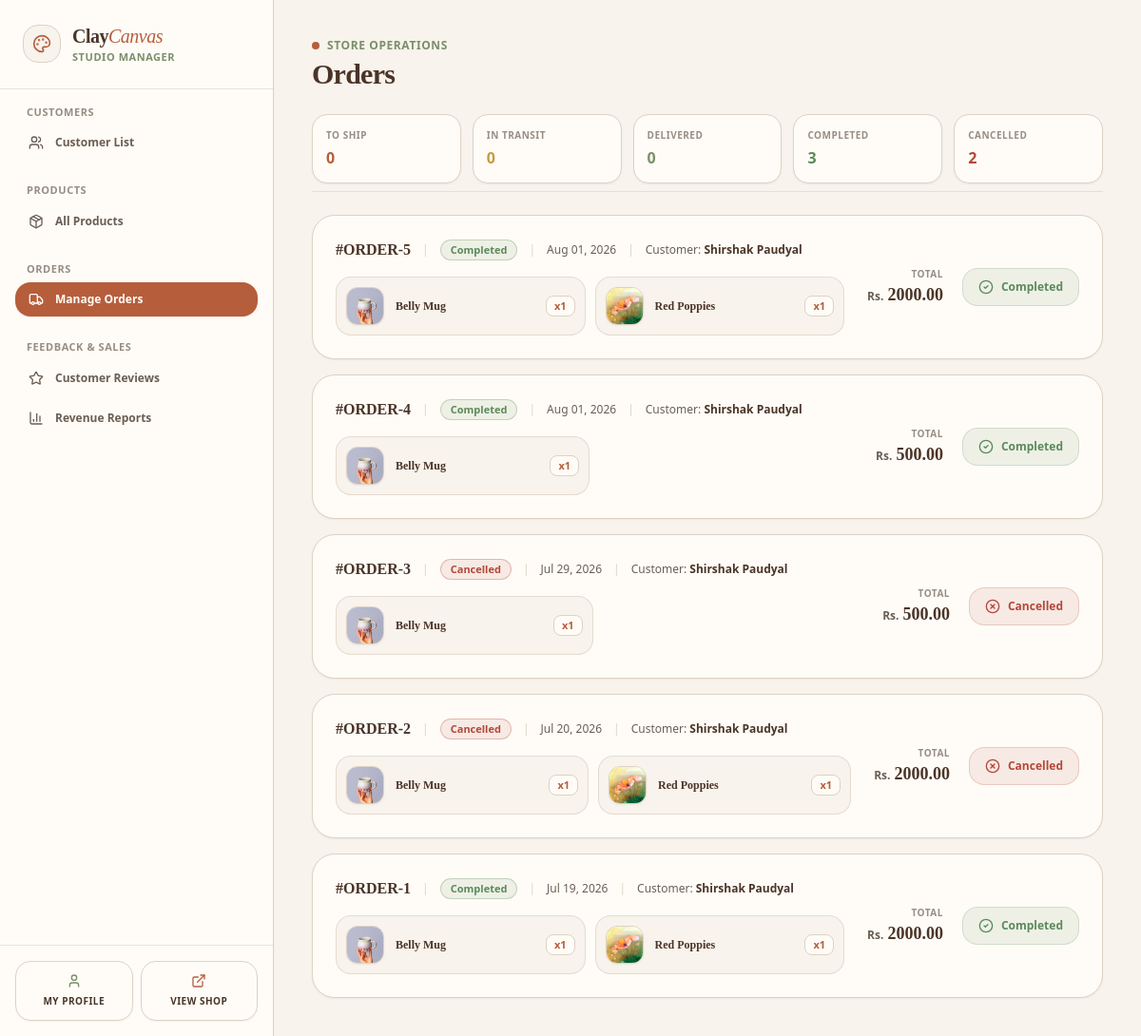
/dashboard/admin/?section=order-fulfillment (signed in), run on an earlier commit of the app's database.
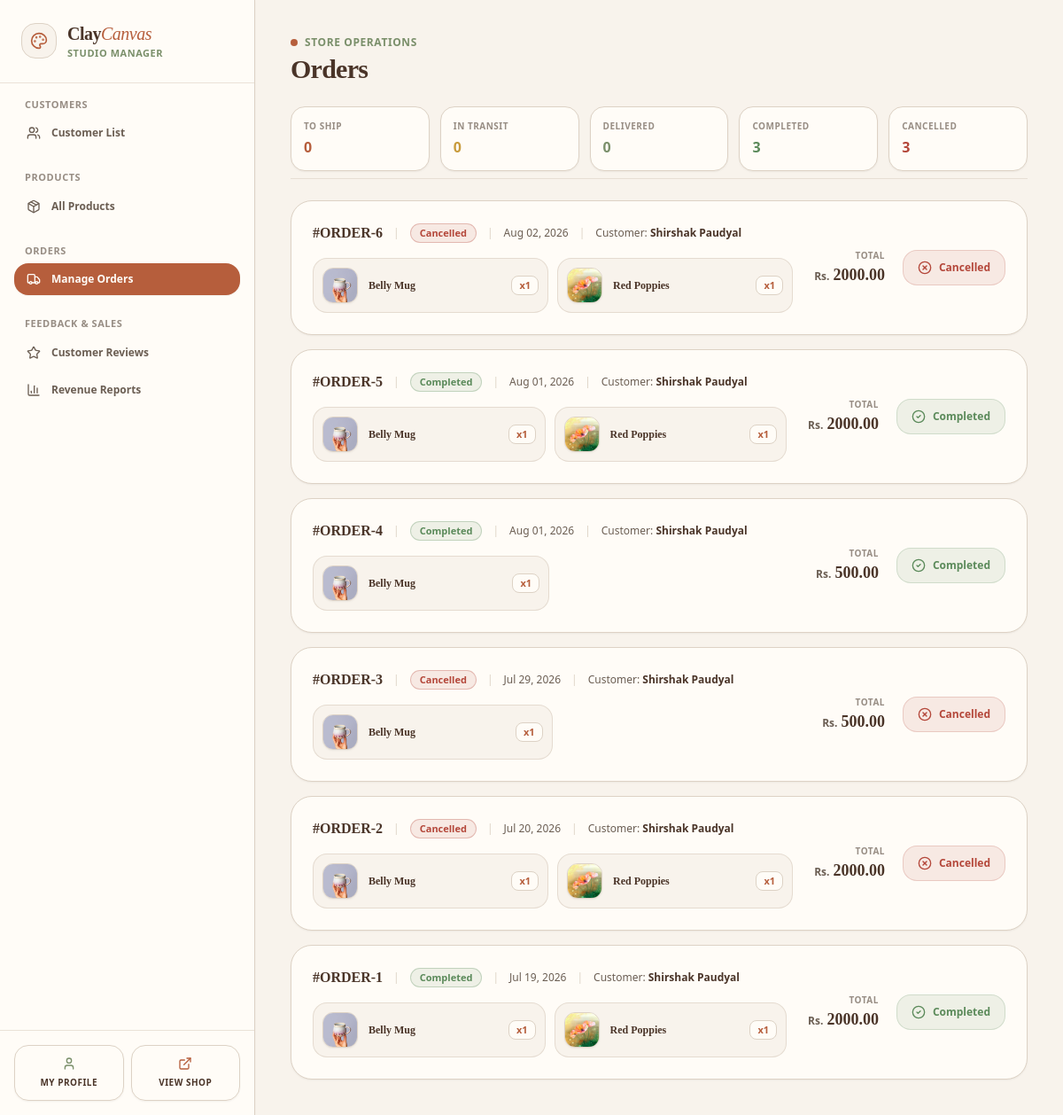
And on a later commit of the database.
### cc_app/models.py (models this page shows, shortened)
class Order(models.Model):
    class Status(models.TextChoices):
        CONFIRMED = 'confirmed', 'Order Confirmed'
        SHIPPING = 'shipping', 'In Transit'
        DELIVERED = 'delivered', 'Delivered'
        COMPLETED = 'completed', 'Completed'
        CANCELLED = 'cancelled', 'Cancelled'
    class PaymentMethod(models.TextChoices):
        ESEWA = 'esewa', 'eSewa'
        COD = 'cod', 'Cash on Delivery'
    customer = models.ForeignKey(User, on_delete=models.CASCADE, related_name='orders')
    total_amount = models.DecimalField(max_digits=12, decimal_places=2)
    status = models.CharField(max_length=20, choices=Status.choices, default=Status.CONFIRMED)
    transaction_id = models.CharField(max_length=100, blank=True, null=True, help_text="Payment provider tracking reference ID")
    shipping_address = models.TextField()
    payment_method = models.CharField(max_length=20, choices=PaymentMethod.choices, default=PaymentMethod.ESEWA)
    created_at = models.DateTimeField(auto_now_add=True)

class User(AbstractUser):
    phone = models.CharField(max_length=20, blank=True)
    address = models.TextField(blank=True)
    profile_picture = models.ImageField(upload_to='images/user/', blank=True, null=True)

class OrderItem(models.Model):
    order = models.ForeignKey(Order, on_delete=models.CASCADE, related_name='items')
    product = models.ForeignKey(Product, on_delete=models.CASCADE)
    price_at_purchase = models.DecimalField(max_digits=10, decimal_places=2)
    quantity = models.PositiveIntegerField(default=1)

class Product(models.Model):
    class Category(models.TextChoices):
        PAINTINGS = 'paintings', 'Original Paintings'
        POTTERY = 'pottery', 'Handmade Pottery'
        CERAMICS = 'ceramics', 'Sculptures & Ceramics'
        PRINTS = 'prints', 'Canvas & Fine Art Prints'
        ACCESSORIES = 'accessories', 'Art Supplies & Displays'
    name = models.CharField(max_length=255)
    category = models.CharField(max_length=30, choices=Category.choices)
    description = models.TextField(help_text="Detailed description of the artwork, dimensions, and materials used.")
    price = models.DecimalField(max_digits=10, decimal_places=2)
    stock = models.PositiveIntegerField(default=1, help_text="Set to 1 for unique, original one-off masterworks.")
    product_image = models.ImageField(upload_to='images/products/')
    is_active = models.BooleanField(default=True)
    created_at = models.DateTimeField(auto_now_add=True)

### cc_app/views/dashboard.py (the view)
# urls.py: path('dashboard/admin/', admin_dashboard_view, name='admin_dashboard'),
@login_required
def admin_dashboard_view(request):
    if not request.user.is_staff:
        messages.error(request, "You do not have permission to access the admin dashboard.")
        return redirect('/')
    section = request.GET.get('section', 'customer-management')
    context = {
        'section': section,
        'awaiting_dispatch_count': Order.objects.filter(status='confirmed').count(),
        'awaiting_delivery_count': Order.objects.filter(status='shipping').count(),
        'delivered_count': Order.objects.filter(status='delivered').count(),
        'completed_count': Order.objects.filter(status='completed').count(),
        'cancelled_count': Order.objects.filter(status='cancelled').count(),
        'total_gross_revenue': Order.objects.filter(status='completed').aggregate(total=models.Sum('total_amount'))['total'] or 0,
    }
    if section == 'customer-management':
        context['customers'] = User.objects.filter(is_staff=False).order_by('-date_joined')
    elif section == 'product-management':
        context['products'] = Product.objects.all().order_by('-created_at')
    elif section == 'order-fulfillment':
        context['orders'] = Order.objects.all().order_by('-created_at')
    elif section == 'product-reviews':
        context['reviews'] = Review.objects.all().order_by('-created_at')
    elif section == 'revenue-logs':
        context['revenue_logs'] = Order.objects.filter(status='completed').order_by('-created_at')
    return render(request,'dashboard/admin_dashboard.html', context)

### cc_app/templates/dashboard/admin_dashboard.html (shortened to what the changed rows need)
<!DOCTYPE html>
<html lang="en">
<head>
    {% load static %}
    <link href="{% static 'css/styles.css' %}" rel="stylesheet" />
</head>
<body class="bg-[#F8F3EC] flex flex-col md:flex-row min-h-screen font-sans text-[#6B5E53] antialiased selection:bg-[#B65E3C]/20 selection:text-[#B65E3C]">
    <aside class="w-full md:w-72 bg-[#FFFCF7] flex flex-col border-b md:border-b-0 md:border-r border-[#DDD2C5] shrink-0 z-30 shadow-sm">
        <div class="p-6 border-b border-[#DDD2C5]/60 flex items-center justify-between md:block">
            <div class="flex items-center gap-3">
                <div>
                    <h1 class="text-xl font-serif font-bold tracking-tight text-[#4A3428]">
                        Clay<span class="text-[#B65E3C] italic font-normal">Canvas</span>
                    </h1>
                </div>
            </div>
        </div>
    </aside>
    <main class="flex-grow flex flex-col h-auto md:h-screen overflow-y-auto bg-[#F8F3EC] p-4 sm:p-6 lg:p-10 custom-scrollbar">
        <div class="max-w-7xl w-full mx-auto">
            {% if section == 'customer-management' or not section %}
                {% include 'dashboard/admin/_customer_management.html' %}
            {% elif section == 'product-management' %}
                {% include 'dashboard/admin/_product_management.html' %}
            {% elif section == 'order-fulfillment' %}
                {% include 'dashboard/admin/_order_fulfillment.html' %}
            {% elif section == 'product-reviews' %}
                {% include 'dashboard/admin/_product_reviews.html' %}
            {% elif section == 'revenue-logs' %}
                {% include 'dashboard/admin/_revenue_logs.html' %}
            {% endif %}
        </div>
    </main>
</body>
</html>

### cc_app/templates/dashboard/admin/_order_fulfillment.html (shortened to what the changed rows need)
<div class="space-y-6">
    <div class="flex flex-col xl:flex-row xl:items-center justify-between gap-6 pb-2 border-b border-[#DDD2C5]/60">
        <div>
            <h1 class="text-2xl sm:text-3xl font-serif font-bold text-[#4A3428] tracking-tight">Orders</h1>
        </div>
        <div class="grid grid-cols-2 sm:grid-cols-5 gap-3 w-full xl:w-auto">
            <div class="bg-[#FFFCF7] border border-[#DDD2C5] rounded-2xl p-3.5 flex flex-col justify-center min-w-[130px] shadow-sm col-span-2 sm:col-span-1">
                <span class="text-[10px] uppercase font-bold tracking-wider text-[#6B5E53]/70 block mb-1">Cancelled</span>
                <span class="text-base font-bold text-[#B4473A]">{{ cancelled_count }}</span>
            </div>
        </div>
    </div>
    <div class="space-y-4">
        {% for order in orders %}
            <div class="bg-[#FFFCF7] border border-[#DDD2C5] rounded-3xl p-5 sm:p-6 flex flex-col lg:flex-row lg:items-center justify-between gap-6 hover:border-[#B65E3C]/40 transition-all duration-200 shadow-sm">
                <div class="space-y-4 flex-grow w-full">
                    <div class="flex flex-wrap items-center gap-2.5 sm:gap-3 text-xs">
                        <span class="font-serif font-bold text-base text-[#4A3428]">#ORDER-{{ order.id }}</span>
                        <span class="text-[#DDD2C5]">|</span>
                        <span class="text-[11px] font-semibold px-2.5 py-0.5 rounded-full border
                            {% if order.status == 'confirmed' %} bg-[#C89B3C]/10 text-[#C89B3C] border-[#C89B3C]/30
                            {% elif order.status == 'shipping' %} bg-[#7A8F6A]/10 text-[#7A8F6A] border-[#7A8F6A]/30
                            {% elif order.status == 'delivered' %} bg-[#7A8F6A]/10 text-[#7A8F6A] border-[#7A8F6A]/30
                            {% elif order.status == 'cancelled' %} bg-[#B4473A]/10 text-[#B4473A] border-[#B4473A]/30
                            {% else %} bg-[#5B8A5A]/10 text-[#5B8A5A] border-[#5B8A5A]/30 {% endif %}">
                            {{ order.get_status_display }}
                        </span>
                        <span class="text-[#DDD2C5]">|</span>
                        <span class="text-[#6B5E53] font-medium">{{ order.created_at|date:"M d, Y" }}</span>
                        <span class="text-[#DDD2C5]">|</span>
                        <span class="text-[#6B5E53]">Customer: <strong class="text-[#4A3428] font-semibold">{{ order.customer.get_full_name }}</strong></span>
                    </div>
                    <div class="grid grid-cols-1 sm:grid-cols-2 gap-2.5 max-w-4xl">
                        {% for item in order.items.all %}
                            <div class="flex items-center gap-3 bg-[#F8F3EC] border border-[#DDD2C5]/70 p-2.5 rounded-2xl">
                                <div class="w-10 h-10 bg-[#FFFCF7] border border-[#DDD2C5] rounded-xl overflow-hidden flex items-center justify-center shrink-0 shadow-sm">
                                    {% if item.product.product_image %}
                                        <img src="{{ item.product.product_image.url }}" alt="{{ item.product.name }}" class="w-full h-full object-cover">
                                    {% else %}
                                        <i data-lucide="palette" class="w-4 h-4 text-[#7A8F6A]"></i>
                                    {% endif %}
                                </div>
                                <div class="min-w-0 flex-grow flex items-center justify-between gap-2">
                                    <span class="text-[#4A3428] text-xs font-semibold truncate font-serif">
                                        {{ item.product.name }}
                                    </span>
                                    <span class="text-[#B65E3C] bg-[#FFFCF7] px-2 py-0.5 rounded-lg border border-[#DDD2C5] text-[11px] font-bold shrink-0">x{{ item.quantity }}</span>
                                </div>
                            </div>
                        {% endfor %}
                    </div>
                </div>
                <div class="flex flex-wrap sm:flex-nowrap items-center justify-between lg:justify-end gap-5 border-t lg:border-t-0 border-[#DDD2C5]/60 pt-4 lg:pt-0 shrink-0 w-full lg:w-auto">
                    <div class="flex flex-col lg:text-right">
                        <span class="text-[10px] uppercase font-bold tracking-wider text-[#6B5E53]/70">Total</span>
                        <div class="flex items-baseline gap-1">
                            <span class="text-xs font-bold text-[#6B5E53]">Rs.</span>
                            <span class="text-lg font-bold text-[#4A3428] font-serif">{{ order.total_amount }}</span>
                        </div>
                    </div>
                    <div class="flex items-center gap-2 w-full sm:w-auto justify-end">
                        {% if order.status == 'confirmed' %}
                        <a href="/order/dispatch/{{ order.id }}" class="bg-[#B65E3C] hover:bg-[#94492F] text-white font-semibold h-10 px-4 rounded-2xl transition-all duration-200 flex items-center justify-center gap-2 text-xs whitespace-nowrap shadow-sm">
                            <i data-lucide="package" class="w-4 h-4"></i>
                            <span>Dispatch Order</span>
                        </a>
                        {% elif order.status == 'delivered' %}
                        <div class="bg-[#F8F3EC] border border-[#DDD2C5] text-[#6B5E53] font-semibold h-10 px-4 rounded-2xl flex items-center justify-center gap-2 text-xs select-none">
                            <i data-lucide="clock" class="w-4 h-4 text-[#C89B3C]"></i>
                            <span>Awaiting Handover</span>
                        </div>
                        {% elif order.status == 'cancelled' %}
                        <div class="bg-[#B4473A]/10 border border-[#B4473A]/20 text-[#B4473A] font-semibold h-10 px-4 rounded-2xl flex items-center justify-center gap-2 text-xs select-none">
                            <i data-lucide="x-circle" class="w-4 h-4"></i>
                            <span>Cancelled</span>
                        </div>
                        {% else %}
                        <div class="bg-[#5B8A5A]/10 border border-[#5B8A5A]/20 text-[#5B8A5A] font-semibold h-10 px-4 rounded-2xl flex items-center justify-center gap-2 text-xs select-none">
                            <i data-lucide="check-circle-2" class="w-4 h-4"></i>
                            <span>Completed</span>
                        </div>
                        {% endif %}
                    </div>
                </div>
            </div>
        {% endfor %}
    </div>
</div>

What changed in the data, as far as the page shows it:
added Order: id "6", status "Cancelled", created_at "Aug 02, 2026", customer.get_full_name "Shirshak Paudyal", total_amount "2000.00"
added OrderItem: product.product_image (picture), product.name "Belly Mug", quantity "1", shown under "6"
added OrderItem: product.product_image (picture), product.name "Red Poppies", quantity "1", shown under "6"
Also different on the page:
{{ cancelled_count }}: "2" → "3"
